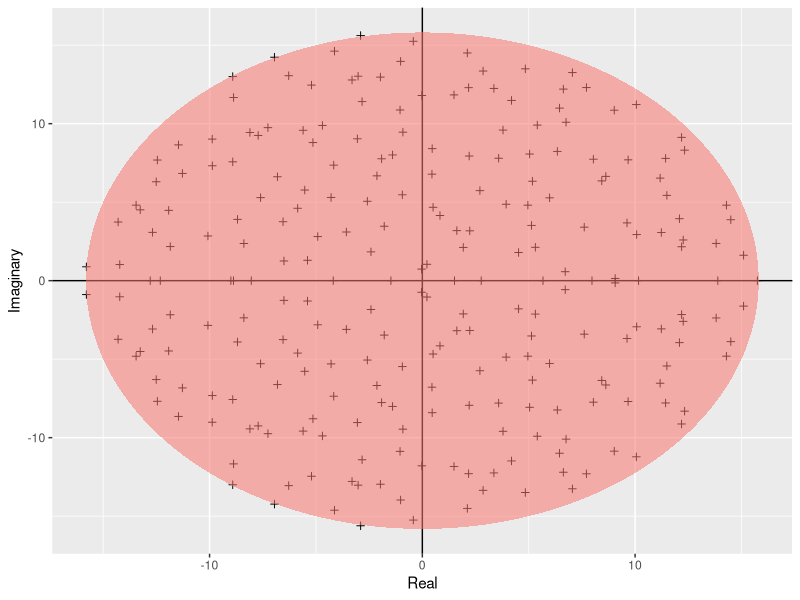

The R source for this figure: (Note: this script raises an error after producing the figure.)
### Girko.R Exercise - plots a simulation of girko's law

# clear workspace
rm(list=ls())

# load required lbraries
require(ggplot2)

# Build a function object that will calculate the ellipse (the perdicted bounds of the eigenvalues):
build_ellipse <- function(hradius, vradius){ # function that returns an ellipse
  npoints = 250
  a <- seq(0, 2 * pi, length = npoints + 1)
  x <- hradius * cos(a)
  y <- vradius * sin(a)  
  return(data.frame(x = x, y = y))
}
N <- 250 # Assign size of the matrix

M <- matrix(rnorm(N * N), N, N) # Build the matrix

eigvals <- eigen(M)$values # Find the eigenvalues

eigDF <- data.frame("Real" = Re(eigvals), "Imaginary" = Im(eigvals)) # Build a dataframe

my_radius <- sqrt(N) # The radius of the circle is sqrt(N)

ellDF <- build_ellipse(my_radius, my_radius) # Dataframe to plot the ellipse

names(ellDF) <- c("Real", "Imaginary") # rename the columns

# plot the eigenvalues
p <- ggplot(eigDF, aes(x = Real, y = Imaginary))
p <- p +
  geom_point(shape = I(3)) +
  theme(legend.position = "none")

# now add the vertical and horizontal line
p <- p + geom_hline(aes(yintercept = 0))
p <- p + geom_vline(aes(xintercept = 0))

# finally, add the ellipse
p <- p + geom_polygon(data = ellDF, aes(x = Real, y = Imaginary, alpha = 1/20, fill = "red"))
p
# save the plot as Girko.pdf in results
pdf("../Results/Girko.pdf")
p
dev.off()

